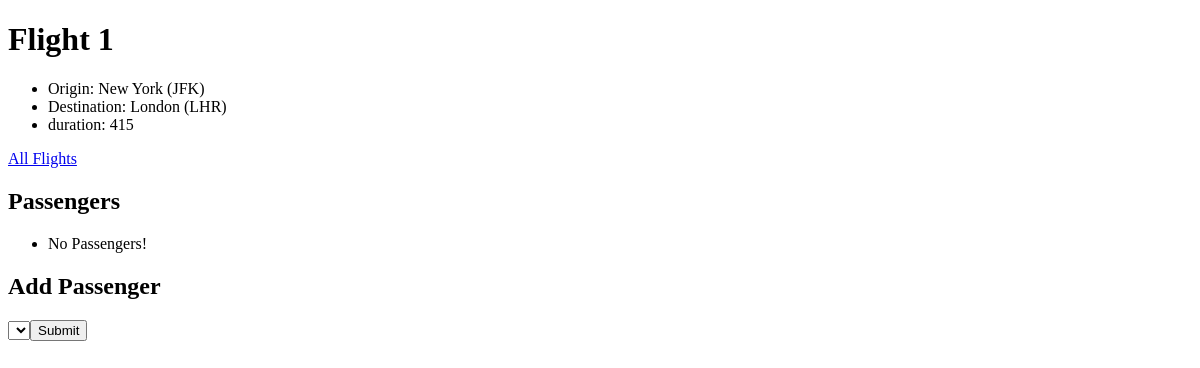
Page /flights/1 on the earlier database version.
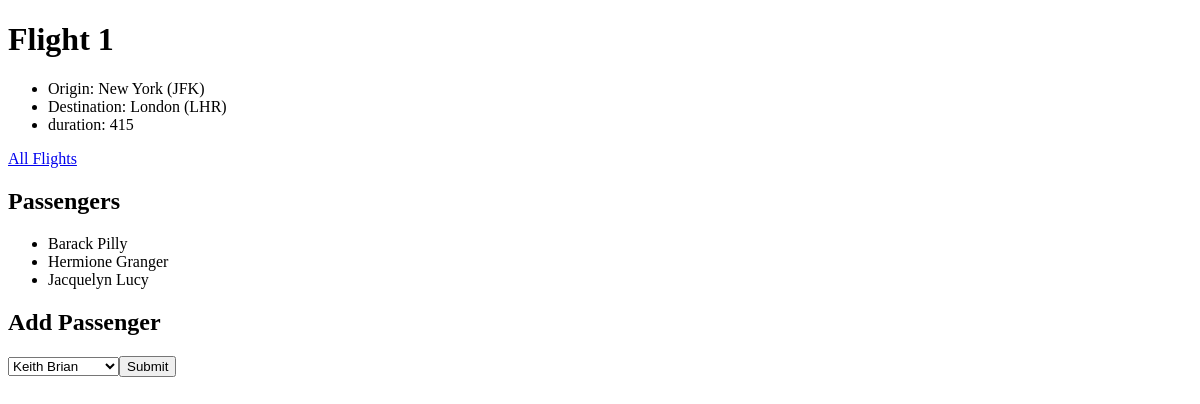
Same page on the later database version.
### flights/models.py (models this page shows)
class Passenger(models.Model):
    first = models.CharField(max_length=64)
    last = models.CharField(max_length=64)
    flights = models.ManyToManyField(Flight, blank=True, related_name="passengers")
    def __str__(self):
        return f"{self.first} {self.last}"

### flights/views.py (the view)
# urls.py: path("<int:flight_id>", views.flight, name="flight"),
def flight(request, flight_id):
    flight = Flight.objects.get(pk = flight_id) #pk - primary key
    return render(request, "flights/flight.html", {
        "flight": flight,
        "passengers": flight.passengers.all(),
        "non_passengers": Passenger.objects.exclude(flights=flight).all()
    })

### flights/models.py (called while the page is built)
    def __str__(self):
        return f"{self.city} ({self.code})"

### flights/templates/flights/flight.html (shortened to what this page needs)
{% extends "flights/layout.html" %}
{% block body %}
    <h1>Flight {{ flight.id}} </h1>
    <ul>
        <li>Origin: {{ flight.origin}} </li>
        <li>Destination: {{ flight.destination }} </li>
        <li>duration: {{ flight.duration }} </li>
    </ul>
    <a href="{% url 'index' %}">All Flights</a>
    <h2>Passengers</h2>
    <ul>
        {% for passenger in passengers %}
        <li> {{ passenger }} </li>
        {% empty %}
        <li>No Passengers!</li>
        {% endfor %}
    </ul>
    <h2>Add Passenger</h2>
    <form action="{% url 'book' flight.id %}" method="post">
        <select name="passenger">
            {% for passenger in non_passengers %}
                <option value="{{ passenger.id }}">{{ passenger }}</option>
            {% endfor %}
            <input type="submit">
        </select>
    </form>
{% endblock %}

Differences in the rows shown:
added Passenger: first+last "Barack Pilly"
added Passenger: first+last "Hermione Granger"
added Passenger: first+last "Jacquelyn Lucy"
Other differences:
form field passenger: (not shown) → "Keith Brian"
text no longer shown: "No Passengers!"
